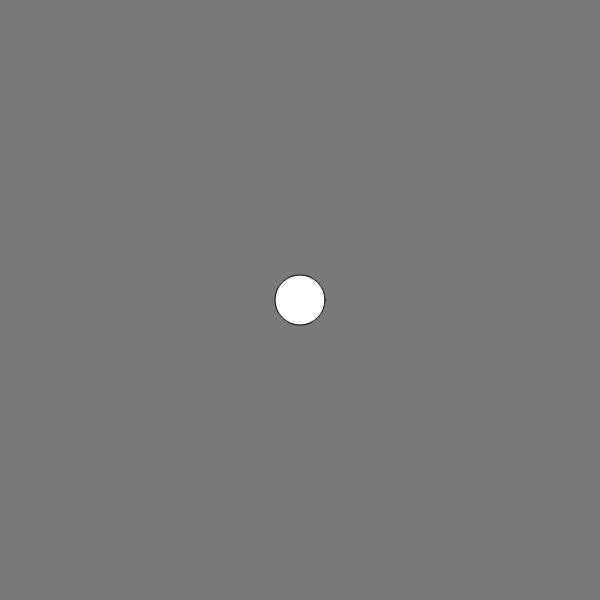
Frame 1 (no input)
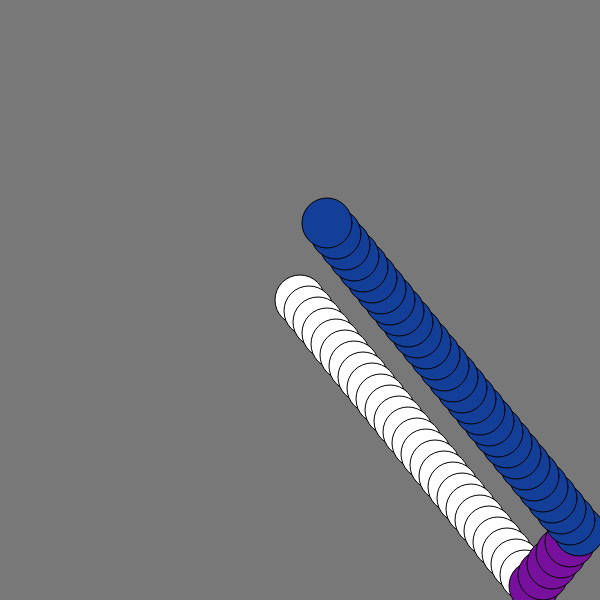
Frame 60 (no input)
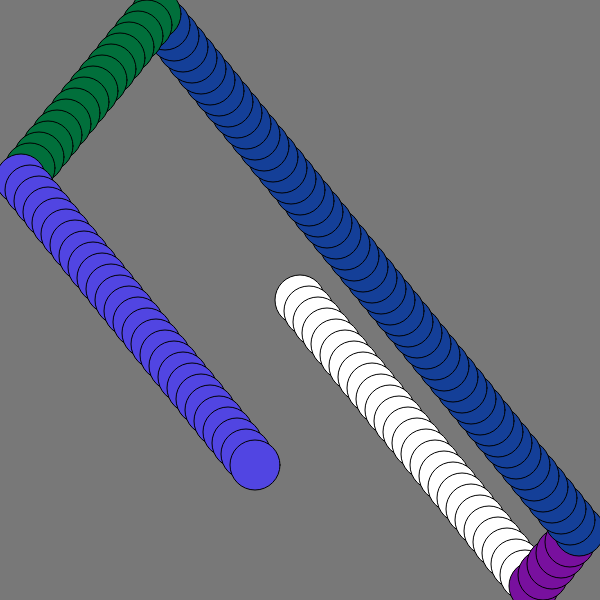
Frame 120 (the mouse pressed at the canvas centre since frame 60)

The p5.js sketch that drew these frames (run headless with seeded random() and noise() and a simulated clock; from frame 60 on, the mouse is pressed at the canvas centre):

// p5.js sketch
// ── sketch.js
function setup() {
  createCanvas(600, 600);
  background(120);
  fill(255, 255, 255);
}

let d = 50; // diameter of the circle

let xPosition = 300; // Starting x coordinate
let xSpeed = 9;

let yPosition = 300; // Starting y coordinate
let ySpeed = 11;

function draw() {
  //background(120);

  let r = random(255);
  let g = random(255);
  let b = random(255);

  ellipse(xPosition, yPosition, d);
  xPosition += xSpeed;
  yPosition += ySpeed;

  if (xPosition > width - d / 2 || xPosition < 0 + d / 2) {
    xSpeed *= -1;
    fill(r, g, b);
  }

  if (yPosition > height - d / 2 || yPosition < 0 + d / 2) {
    ySpeed *= -1;
    fill(r, g, b);
  }
}
